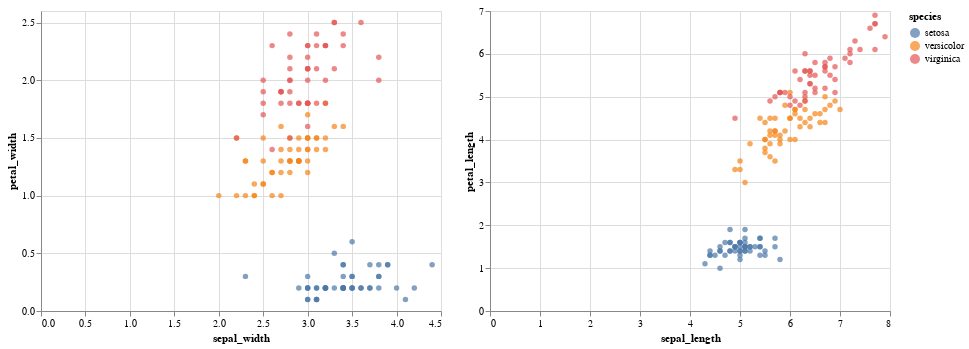

The code cell stored with this chart in its notebook:
### Code cell
lengths = alt.Chart(df).mark_circle().encode(
    x="sepal_width:Q",
    y="petal_width:Q",
    color="species:N"
)
widths = alt.Chart(df).mark_circle().encode(
    x="sepal_length:Q",
    y="petal_length:Q",
    color="species:N"
)

lengths | widths

### Figure 1 — Vega-Lite specification as saved in the notebook (floating-point values rounded to 4 significant figures; data arrays with more than 128 entries replaced by an {"elided": "..."} marker saying what was removed)
{"config": {"view": {"continuousWidth": 400, "continuousHeight": 300}}, "hconcat": [{"mark": "circle", "encoding": {"color": {"field": "species", "type": "nominal"}, "x": {"field": "sepal_width", "type": "quantitative"}, "y": {"field": "petal_width", "type": "quantitative"}}}, {"mark": "circle", "encoding": {"color": {"field": "species", "type": "nominal"}, "x": {"field": "sepal_length", "type": "quantitative"}, "y": {"field": "petal_length", "type": "quantitative"}}}], "data": {"name": "data-55d68bef01494dfb0cf7e3a0f8ee0f5a"}, "$schema": "https://vega.github.io/schema/vega-lite/v4.17.0.json", "datasets": {"data-55d68bef01494dfb0cf7e3a0f8ee0f5a": {"elided": "150 records"}}}
